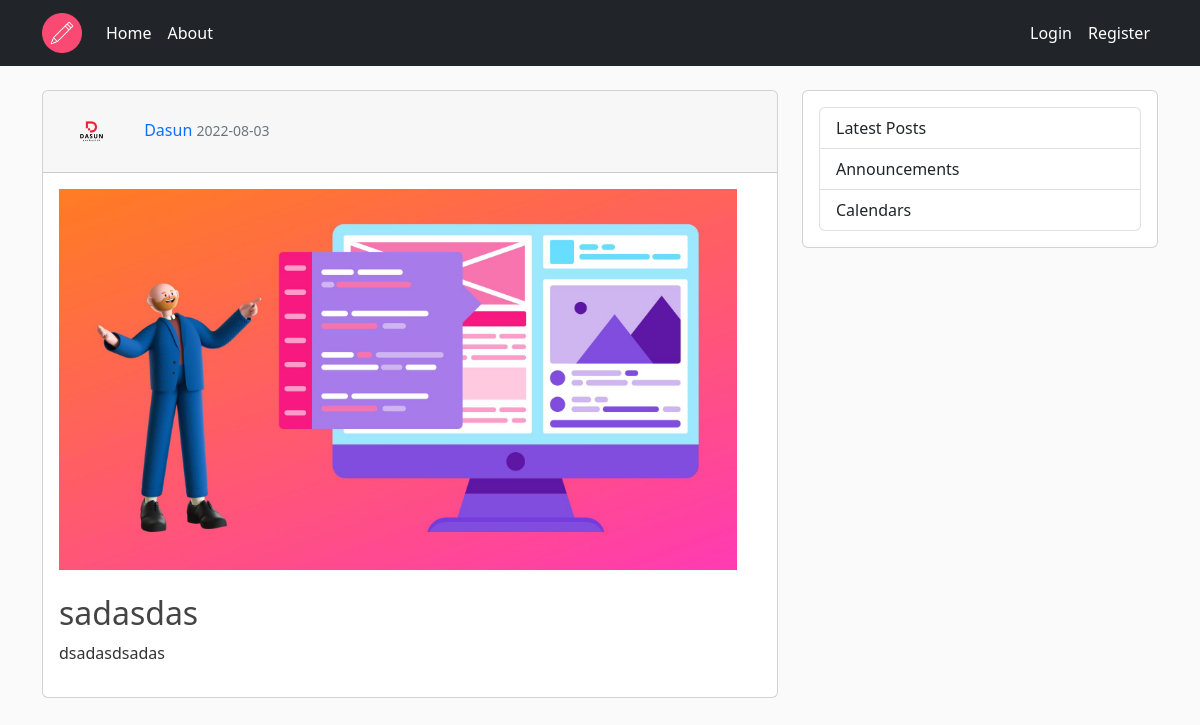
/post/10, run on the app's committed database.
### flaskblog/models.py (models this page shows, shortened)
class User(db.Model, UserMixin):
    id = db.Column(db.Integer, primary_key=True)
    username = db.Column(db.String(20),unique=True, nullable=False)
    email = db.Column(db.String(120), unique=True, nullable=False)
    image_file = db.Column(db.String(20), nullable=False, default='default.jpg')
    password = db.Column(db.String(60), nullable=False)
    posts = db.relationship('Post', backref='author', lazy=True)

class Post(db.Model):
    id = db.Column(db.Integer, primary_key=True)
    title = db.Column(db.String(100), nullable=False)
    date_posted = db.Column(db.DateTime, nullable=False, default=datetime.utcnow)
    content = db.Column(db.Text, nullable=False)
    thumbnail = db.Column(db.String(20), nullable=False, default='default_thumb.jpg')
    user_id = db.Column(db.Integer, db.ForeignKey('user.id'), nullable=False)

### flaskblog/routes.py (the view)
@app.route("/post/<int:post_id>")
def post(post_id):
    post = Post.query.get_or_404(post_id)
    return render_template('post.html', title=post.title, post=post)

### flaskblog/templates/post.html (shortened to what this page needs)
{% extends "layout.html" %}
{% block content %}
    <div class="card">
        <div class="card-header">
            <img src="{{ url_for('static', filename='images/' + post.author.image_file) }}" alt="" class="rouded-circle article-img">
            <a class="mr-2" href="#">{{ post.author.username }}</a>
            <small class="text-muted">{{ post.date_posted.strftime("%Y-%m-%d") }}</small>
        </div>
        <div class=" card-body row">
            <div class="row mb-4">
                <img src="{{ url_for('static', filename='thumbs/' + post.thumbnail) }}" alt="thumbnail">
            </div>
            <div class="row">
                <h2 class="article-title">{{ post.title }}</a></h2>
                <p class="article-content">{{ post.content }}</p>
            </div>
        </div>
    </div>
{% endblock content %}

### flaskblog/static/main.css (style rules this page uses)
body { background: #fafafa; color: #333333; margin-top: 0; }
a { text-decoration: none !important; }
.article-title { color: #444444; }
.article-content { white-space: pre-line; }
.article-img { height: 65px; width: 65px; margin-right: 16px; }

### data on the page
User: image_file (picture), author.username "Dasun"
Post: date_posted "2022-08-03", thumbnail (placeholder picture), title "sadasdas", content "dsadasdsadas"
